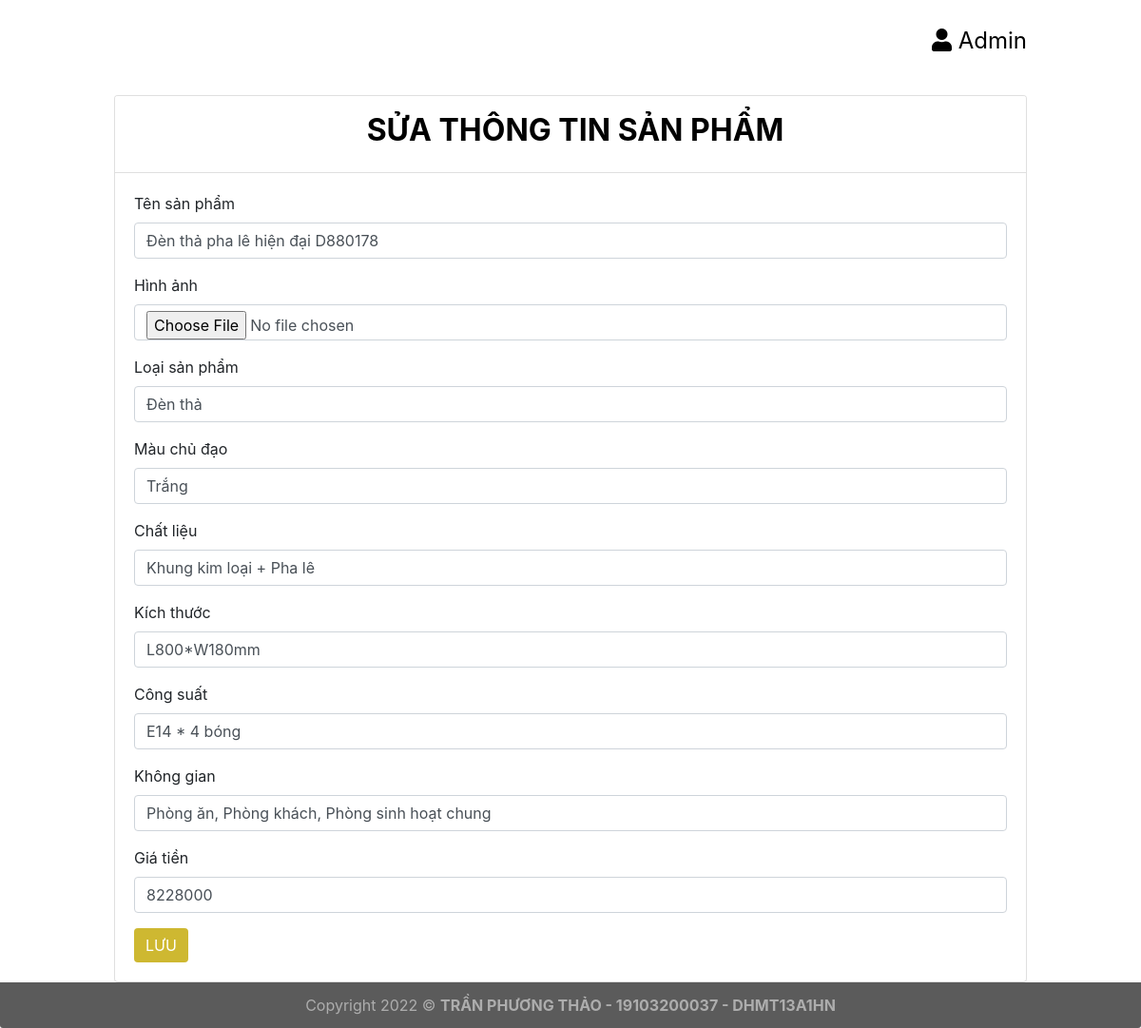
The app's page /index.php?page=sua&id=2 with its own data.
### tables this page shows
CREATE TABLE `sanpham` (
  `masp` int(5) NOT NULL,
  `tensp` varchar(50) DEFAULT NULL,
  `hinhanh` varchar(200) DEFAULT NULL,
  `loaisp` varchar(30) DEFAULT NULL,
  `mauchudao` varchar(30) DEFAULT NULL,
  `chatlieu` varchar(50) DEFAULT NULL,
  `kichthuoc` varchar(50) DEFAULT NULL,
  `congsuat` varchar(30) DEFAULT NULL,
  `khonggian` varchar(50) DEFAULT NULL,
  `gia` int(11) DEFAULT NULL
);

### sanpham/sua.php (the view, shortened to what this page needs)
<?php
$masp = $_GET['id'];
$sql_update = "SELECT * FROM sanpham WHERE masp = $masp";
$query_update = mysqli_query($connect, $sql_update);
$sanpham = mysqli_fetch_assoc($query_update);
?>
<div class="container-fluid">
    <div class="card">
        <div class="card-header">
            <h2>Sửa thông tin sản phẩm</h2>
        </div>
        <div class="card-body">
            <form action="" method="post" enctype="multipart/form-data">
                <div class="form-group">
                    <label for="">Tên sản phẩm</label>
                    <input type="text" name="tensp" class="form-control" required value="<?php echo $sanpham['tensp']; ?>">
                </div>
                <div class="form-group">
                    <label for="">Hình ảnh</label>
                    <input type="file" name="hinhanh" class="form-control" value="<?php echo $sanpham['hinhanh']; ?>">
                </div>
                <div class="form-group">
                    <label for="">Loại sản phẩm</label>
                    <input type="text" name="loaisp" class="form-control" required value="<?php echo $sanpham['loaisp']; ?>">
                </div>
                <div class="form-group">
                    <label for="">Màu chủ đạo</label>
                    <input type="text" name="mauchudao" class="form-control" required value="<?php echo $sanpham['mauchudao']; ?>">
                </div>
                <div class="form-group">
                    <label for="">Chất liệu</label>
                    <input type="text" name="chatlieu" class="form-control" required value="<?php echo $sanpham['chatlieu']; ?>">
                </div>
                <div class="form-group">
                    <label for="">Kích thước</label>
                    <input type="text" name="kichthuoc" class="form-control" required value="<?php echo $sanpham['kichthuoc']; ?>">
                </div>
                <div class="form-group">
                    <label for="">Công suất</label>
                    <input type="text" name="congsuat" class="form-control" required value="<?php echo $sanpham['congsuat']; ?>">
                </div>
                <div class="form-group">
                    <label for="">Không gian</label>
                    <input type="text" name="khonggian" class="form-control" value="<?php echo $sanpham['khonggian']; ?>">
                </div>
                <div class="form-group">
                    <label for="">Giá tiền</label>
                    <input type="number" name="gia" class="form-control" required value="<?php echo $sanpham['gia']; ?>">
                </div>
                <button type="submit" name="sbm" class="btn btn-primary">LƯU</button>
            </form>
        </div>
    </div>
</div>

### css/index.css (style rules this page uses)
.card-body { min-height: 74vh; }
h3.title, h2 { font-weight: 700; display: inline-block; color: #000; padding: 5px 0; padding-left: 10px; text-transform: uppercase; }
div.container-fluid { padding: 0; }
.card-header { background-color: #fff; text-align: center; }
.btn-primary { background-color: #ceb831; border: #ceb831; }

### records on screen
sanpham: tensp "Đèn thả pha lê hiện đại D880178", loaisp "Đèn thả", mauchudao "Trắng", chatlieu "Khung kim loại + Pha lê", kichthuoc "L800*W180mm", congsuat "E14 * 4 bóng", khonggian "Phòng ăn, Phòng khách, Phòng sinh hoạt chung", gia "8228000"
